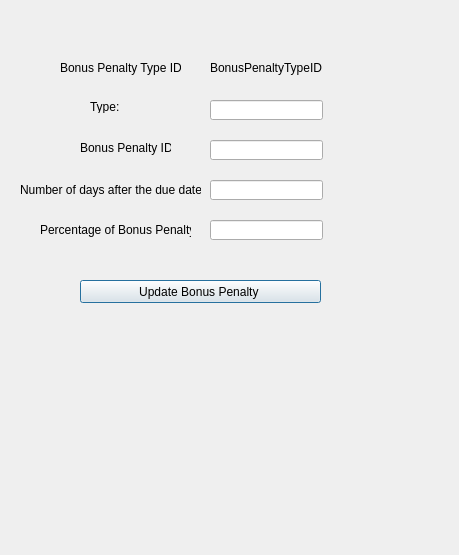
<?xml version="1.0" encoding="UTF-8"?>
<ui version="4.0">
 <class>ModifyBP</class>
 <widget class="QDialog" name="ModifyBP">
  <property name="geometry">
   <rect>
    <x>0</x>
    <y>0</y>
    <width>459</width>
    <height>555</height>
   </rect>
  </property>
  <property name="windowTitle">
   <string>Dialog</string>
  </property>
  <widget class="QLabel" name="label_5">
   <property name="geometry">
    <rect>
     <x>20</x>
     <y>180</y>
     <width>181</width>
     <height>20</height>
    </rect>
   </property>
   <property name="text">
    <string>Number of days after the due date :</string>
   </property>
  </widget>
  <widget class="QLineEdit" name="txtBonusPenaltyType">
   <property name="geometry">
    <rect>
     <x>210</x>
     <y>100</y>
     <width>113</width>
     <height>20</height>
    </rect>
   </property>
  </widget>
  <widget class="QLineEdit" name="intBonusPenaltyId">
   <property name="geometry">
    <rect>
     <x>210</x>
     <y>140</y>
     <width>113</width>
     <height>20</height>
    </rect>
   </property>
  </widget>
  <widget class="QLabel" name="label_2">
   <property name="geometry">
    <rect>
     <x>60</x>
     <y>60</y>
     <width>121</width>
     <height>16</height>
    </rect>
   </property>
   <property name="text">
    <string>Bonus Penalty Type ID :</string>
   </property>
  </widget>
  <widget class="QLineEdit" name="intAmount">
   <property name="geometry">
    <rect>
     <x>210</x>
     <y>220</y>
     <width>113</width>
     <height>20</height>
    </rect>
   </property>
  </widget>
  <widget class="QLabel" name="label_6">
   <property name="geometry">
    <rect>
     <x>40</x>
     <y>220</y>
     <width>151</width>
     <height>20</height>
    </rect>
   </property>
   <property name="text">
    <string>Percentage of Bonus Penalty :</string>
   </property>
  </widget>
  <widget class="QLabel" name="label_3">
   <property name="geometry">
    <rect>
     <x>90</x>
     <y>100</y>
     <width>47</width>
     <height>13</height>
    </rect>
   </property>
   <property name="text">
    <string>Type: </string>
   </property>
  </widget>
  <widget class="QLabel" name="label_4">
   <property name="geometry">
    <rect>
     <x>80</x>
     <y>140</y>
     <width>91</width>
     <height>16</height>
    </rect>
   </property>
   <property name="text">
    <string>Bonus Penalty ID: </string>
   </property>
  </widget>
  <widget class="QPushButton" name="pushButton_updateBonusPenalty">
   <property name="geometry">
    <rect>
     <x>80</x>
     <y>280</y>
     <width>241</width>
     <height>23</height>
    </rect>
   </property>
   <property name="text">
    <string>Update Bonus Penalty </string>
   </property>
  </widget>
  <widget class="QLineEdit" name="intHour">
   <property name="geometry">
    <rect>
     <x>210</x>
     <y>180</y>
     <width>113</width>
     <height>20</height>
    </rect>
   </property>
  </widget>
  <widget class="QLabel" name="label_BPTypeID">
   <property name="geometry">
    <rect>
     <x>210</x>
     <y>60</y>
     <width>181</width>
     <height>16</height>
    </rect>
   </property>
   <property name="text">
    <string>BonusPenaltyTypeID</string>
   </property>
  </widget>
 </widget>
 <resources/>
 <connections/>
</ui>
